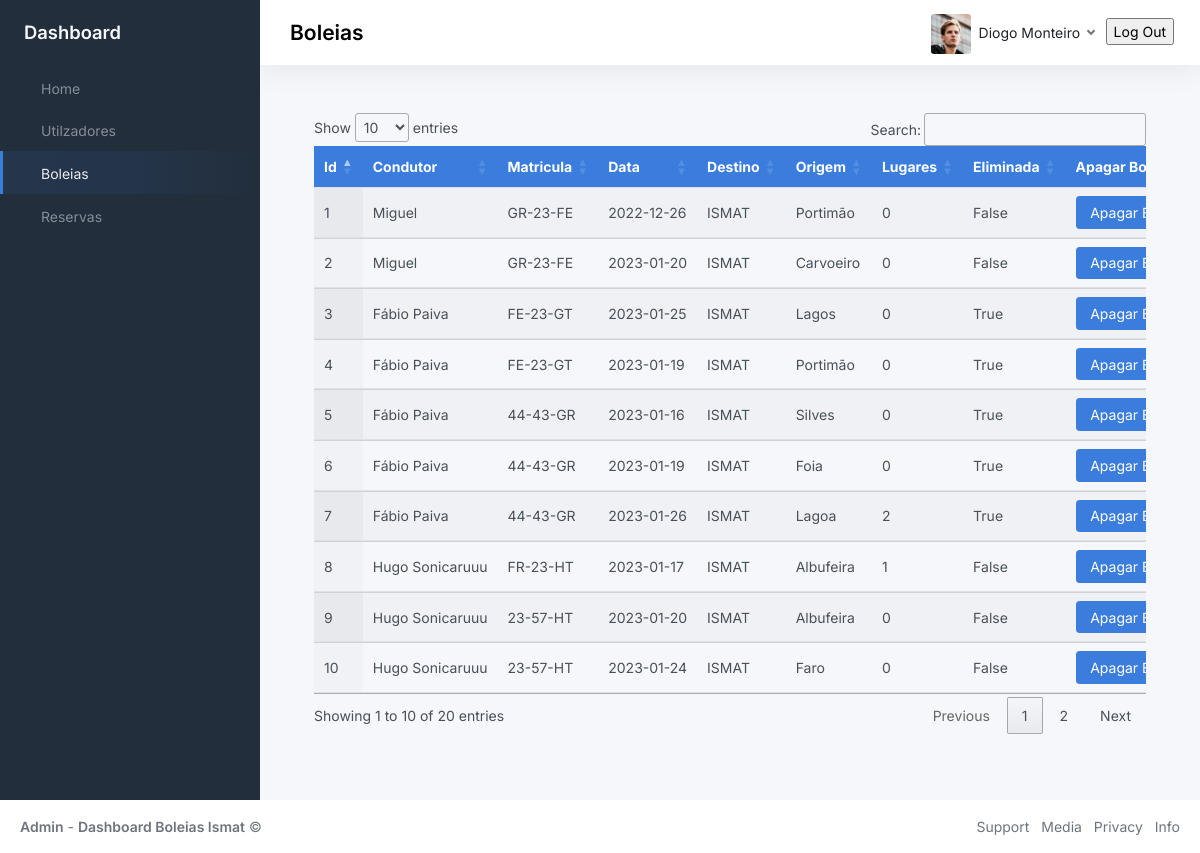
Screenshot of /ridePage (signed in) with the database file from the repository.
### BackOffice/models.py (models this page shows, shortened)
class User(db.Model, UserMixin):
	__tablename__ = 'user'
	id = db.Column(db.Integer, primary_key=True)
	name = db.Column(db.String(80), unique=True, nullable=False)
	student_number = db.Column(db.String(9), unique=True, nullable=False)
	phone_number = db.Column(db.Integer(), nullable=False)
	password = db.Column(db.String(60), nullable=False)
	gender = db.Column(db.String(10), nullable=False)
	registration_date = db.Column(db.DateTime, default=datetime.now)
	last_login_date = db.Column(db.DateTime, default=datetime.now)
	active = db.Column(db.Boolean())
	deleted = db.Column(db.Boolean(), default=False)

class Ride(db.Model):
	__tablename__ = 'ride'
	__table_args__ = (db.UniqueConstraint('user_id', 'vehicle_id', 'ride_date'),)
	id = db.Column(db.Integer, primary_key=True)
	user_id = db.Column('user_id', db.ForeignKey('user.id'), nullable=False)
	user = db.relationship('User', backref='ride')
	vehicle_id = db.Column('vehicle_id', db.ForeignKey('vehicle.id'), nullable=False)
	vehicle = db.relationship('Vehicle', backref='ride')
	ride_date = db.Column(db.String(9), nullable=False)
	ride_scheduled_time = db.Column(db.String(5), nullable=False)
	local_destiny = db.Column(db.String(40), nullable=False)
	local_origin = db.Column(db.String(40), nullable=False)
	number_of_available_seats = db.Column(db.Integer(), nullable=False)
	createdAt = db.Column(db.DateTime, default=datetime.now)
	updatedAt = db.Column(db.DateTime, default=datetime.now)
	deleted = db.Column(db.Boolean(), default=False)

class Vehicle(db.Model):
	__tablename__ = 'vehicle'
	id = db.Column(db.Integer, primary_key=True)
	owner_id = db.Column('owner_id', db.ForeignKey('user.id'), nullable=False)
	owner = db.relationship('User', backref='vehicle')
	license_plate = db.Column(db.String(8), unique=True, nullable=False)
	color = db.Column(db.String(20), nullable=False)
	number_of_seats = db.Column(db.Integer(), nullable=False)
	vehicle_specs = db.Column(db.String(200), nullable=True)
	createdAt = db.Column(db.DateTime, default=datetime.now)
	updatedAt = db.Column(db.DateTime, default=datetime.now)
	deleted = db.Column(db.Boolean(), default=False)

### BackOffice/boleiasModule/__init__.py (the view, shortened to what this page needs)
@rideModule.route('/ridePage', methods=['GET', 'POST'])
def toRidePage():
    if current_user.is_authenticated:
        try:
            use_id = current_user.id
            activeUser =  db.session.query(User).filter(User.id==use_id).first()
            if request.method == 'GET':
                get_Ride= db.session.query(Ride, Vehicle, User).filter(Ride.user_id == User.id).filter(Ride.vehicle_id == Vehicle.id).all()
                return render_template("boleias.html", title="Login", get_Ride = get_Ride, activeUser = activeUser,)
        except Exception as e:
                    print(str(e))
    else:
        return redirect('/pages-sign-in')

### BackOffice/app.py (called while the page is built)
def create_app(config_filename):
    run = Flask(__name__)
    run.config.from_object(config_filename)
    db.init_app(run)
    bcrypt.init_app(run)
    with run.app_context():
        db.create_all()
    login_manager = LoginManager()
    login_manager.login_view = 'auth.login'
    login_manager.init_app(run)
    @login_manager.user_loader
    def load_user(user_id):
        return User.query.get(int(user_id))
    run.register_blueprint(login_module)
    run.register_blueprint(homeModule)
    run.register_blueprint(userModule)
    run.register_blueprint(rideModule)
    run.register_blueprint(reservaModule)
    run.register_blueprint(vehicleModule)
    return run

### BackOffice/templates/boleias.html (shortened to what this page needs)
{% extends 'index.html'%}
{% block navOptions %}
    <ul class="sidebar-nav">
        <li class="sidebar-item">
            <a class="sidebar-link" href="{{url_for('homeModule.toHomePage')}}">
                 <span class="align-middle">Home</span>
            </a>
        </li>
        <li class="sidebar-item ">
            <a class="sidebar-link" href="{{url_for('userModule.toUsersPage')}}">
                 <span class="align-middle">Utilzadores</span>
            </a>
        </li>
        <li class="sidebar-item active">
            <a class="sidebar-link" href="{{url_for('rideModule.toRidePage')}}">
                 <span class="align-middle">Boleias</span>
            </a>
        </li>
        <li class="sidebar-item ">
            <a class="sidebar-link" href="{{url_for('reservaModule.toReservaPage')}}">
                 <span class="align-middle">Reservas</span>
            </a>
        </li>
    </ul>
{% endblock navOptions %}
{% block page %}
<h3 class="position-absolute m-2 fw-bold text-">Boleias</h3>
{% endblock page %}
{% block profile %}
<img src="{{url_for('static', filename='img/avatars/avatar.jpg')}}" class="avatar img-fluid rounded me-1"/> <span class="text-dark">{{activeUser.name}}</span>
{% endblock profile %}
{% block content %}
<div class="container-md" id="table">
    <div class="table-responsive">
        <table class="table display nowrap" id="tabela">
            <thead class="bg-primary text-white">
                <tr>
                    <th>Id</th>
                    <th>Condutor</th>
                    <th>Matricula</th>
                    <th>Data</th>
                    <th>Destino</th>
                    <th>Origem</th>
                    <th>Lugares</th>
                    <th>Eliminada</th>
                    <th>Apagar Boleia</th>
                </tr>
            </thead>
            <tbody>
                {% for ride in get_Ride %}
                <tr>
                <td>{{ride.Ride.id}}</td>
                <td>{{ride.User.name}}</td>
                <td>{{ride.Vehicle.license_plate}}</td>
                <td>{{ride.Ride.ride_date}}</td>
                <td>{{ride.Ride.local_destiny}}</td>
                <td>{{ride.Ride.local_origin}}</td>
                <td>{{ride.Ride.number_of_available_seats}}</td>
                <td>{{ride.Ride.deleted}}</td>
                <td><button class="ApagarB btn btn-primary" id="{{ride.Ride.id}}">Apagar Boleia</button></td>
            </tr>
            {% endfor %}
            </tbody>
        </table>
    </div>
</div>
{% endblock content %}

### rows the page displays
User: name "Diogo Monteiro"
Ride: Ride.id "1", User.name "Miguel", Vehicle.license_plate "GR-23-FE", Ride.ride_date "2022-12-26", Ride.local_destiny "ISMAT", Ride.local_origin "Portimão", Ride.number_of_available_seats "0", Ride.deleted "False"
Ride: Ride.id "2", User.name "Miguel", Vehicle.license_plate "GR-23-FE", Ride.ride_date "2023-01-20", Ride.local_destiny "ISMAT", Ride.local_origin "Carvoeiro", Ride.number_of_available_seats "0", Ride.deleted "False"
Ride: Ride.id "3", User.name "Fábio Paiva", Vehicle.license_plate "FE-23-GT", Ride.ride_date "2023-01-25", Ride.local_destiny "ISMAT", Ride.local_origin "Lagos", Ride.number_of_available_seats "0", Ride.deleted "True"
Ride: Ride.id "4", User.name "Fábio Paiva", Vehicle.license_plate "FE-23-GT", Ride.ride_date "2023-01-19", Ride.local_destiny "ISMAT", Ride.local_origin "Portimão", Ride.number_of_available_seats "0", Ride.deleted "True"
Ride: Ride.id "5", User.name "Fábio Paiva", Vehicle.license_plate "44-43-GR", Ride.ride_date "2023-01-16", Ride.local_destiny "ISMAT", Ride.local_origin "Silves", Ride.number_of_available_seats "0", Ride.deleted "True"
Ride: Ride.id "6", User.name "Fábio Paiva", Vehicle.license_plate "44-43-GR", Ride.ride_date "2023-01-19", Ride.local_destiny "ISMAT", Ride.local_origin "Foia", Ride.number_of_available_seats "0", Ride.deleted "True"
Ride: Ride.id "7", User.name "Fábio Paiva", Vehicle.license_plate "44-43-GR", Ride.ride_date "2023-01-26", Ride.local_destiny "ISMAT", Ride.local_origin "Lagoa", Ride.number_of_available_seats "2", Ride.deleted "True"
Ride: Ride.id "8", User.name "Hugo Sonicaruuu", Vehicle.license_plate "FR-23-HT", Ride.ride_date "2023-01-17", Ride.local_destiny "ISMAT", Ride.local_origin "Albufeira", Ride.number_of_available_seats "1", Ride.deleted "False"
Ride: Ride.id "9", User.name "Hugo Sonicaruuu", Vehicle.license_plate "23-57-HT", Ride.ride_date "2023-01-20", Ride.local_destiny "ISMAT", Ride.local_origin "Albufeira", Ride.number_of_available_seats "0", Ride.deleted "False"
Ride: Ride.id "10", User.name "Hugo Sonicaruuu", Vehicle.license_plate "23-57-HT", Ride.ride_date "2023-01-24", Ride.local_destiny "ISMAT", Ride.local_origin "Faro", Ride.number_of_available_seats "0", Ride.deleted "False"
